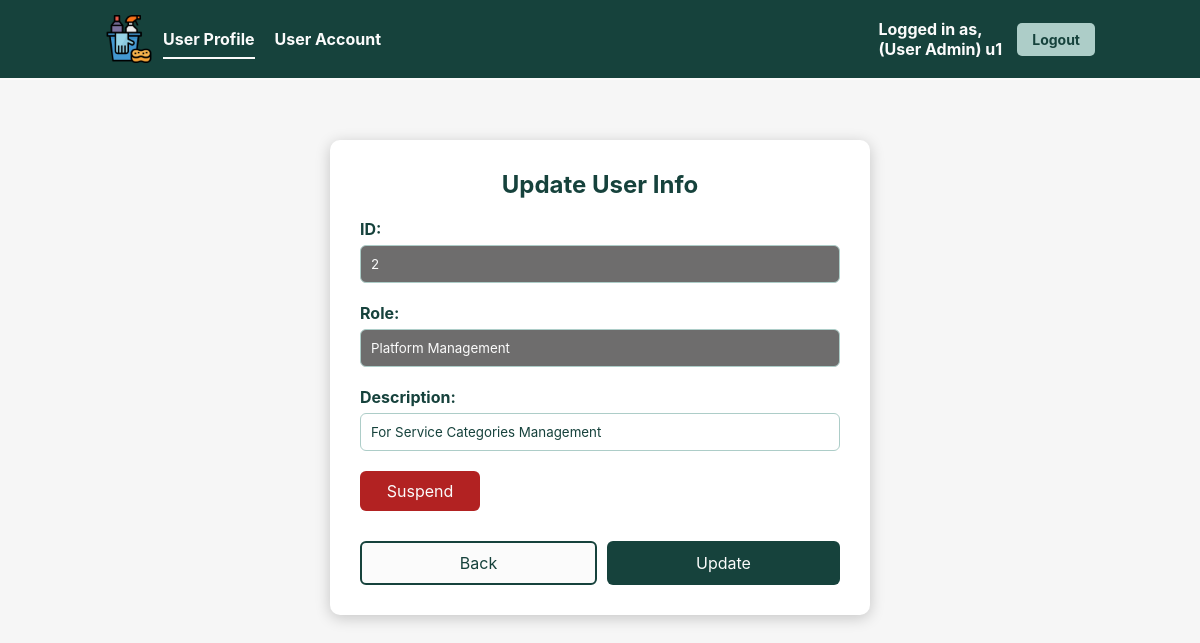
/updateUserProfile.php?id=2 (signed in), run on an earlier commit of the app's database.
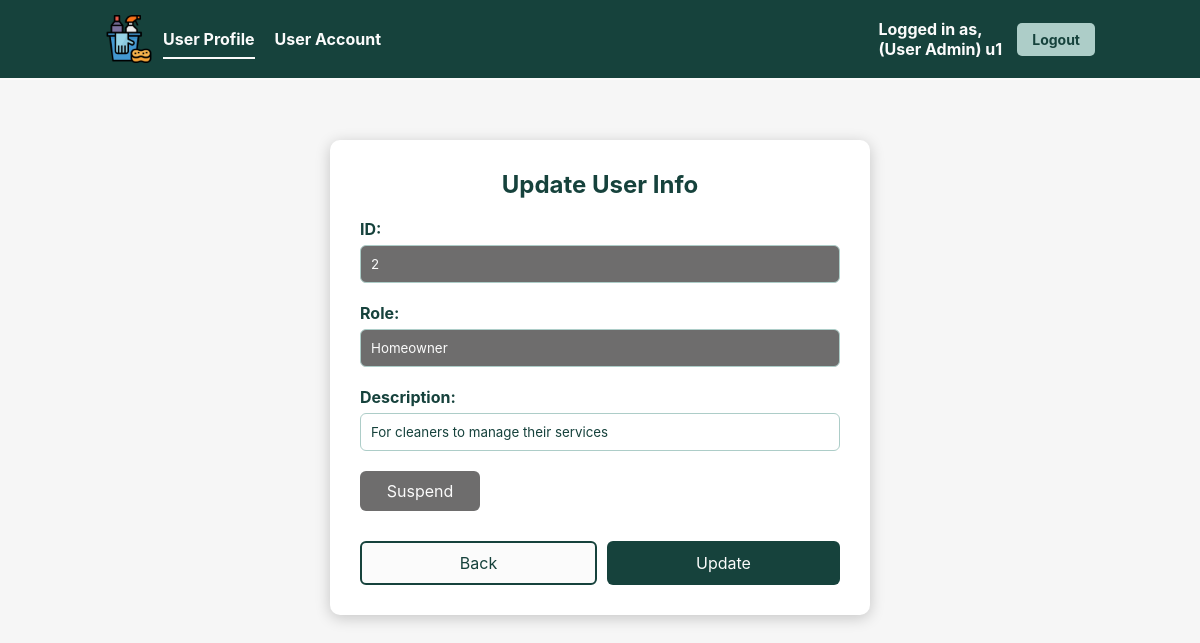
And on a later commit of the database.
### tables this page shows
CREATE TABLE UserProfile (
    `id` INT AUTO_INCREMENT,
    `role` VARCHAR(64) UNIQUE NOT NULL,
    `description` VARCHAR(64) NULL,
    `isSuspend` BOOL NOT NULL DEFAULT 0,
    PRIMARY KEY (`id`)
);

### src/entity/UserProfile.php (called while the page is built, shortened)
<?php
class UserProfile
{
    protected int $id;
    protected string $role;
    protected string $description;
    protected int $isSuspend;
    public function readUserProfile(int $id): ?UserProfile
    {
        $db_handle = new Database();
        $db_conn = $db_handle->getConnection();
        try {
            $stmt = $db_conn->prepare("SELECT * FROM `UserProfile` WHERE `id` = :id");
            $stmt->bindParam(':id', $id);
            $execResult = $stmt->execute();
            if ($execResult) {
                $userProfile = $stmt->fetchObject('UserProfile');
                return $userProfile;
            } else {
                return null;
            }
        } catch (PDOException $e) {
            error_log("Database query failed: " . $e->getMessage());
            unset($db_handle);
            return null;
        }
    }
    public function getId(): int
    {
        return $this->id;
    }
    public function getRole(): string
    {
        return $this->role;
    }
    public function getDescription(): string
    {
        return $this->description;
    }
    public function getSuspendStatus(): int
    {
        return $this->isSuspend;
    }
}

### src/controllers/ViewUserProfileController.php (called while the page is built)
<?php
require_once("/var/www/html/entity/UserProfile.php");
class ViewUserProfileController
{
    private $userProfile;
    public function __construct()
    {
        $this->userProfile = new UserProfile();
    }
    public function readUserProfile(int $id): ?UserProfile
    {
        return $this->userProfile->readUserProfile($id);
    }
}

### src/updateUserProfile.php (the view, shortened to what this page needs)
<?php
require_once 'controllers/ViewUserProfileController.php';
if (isset($_GET['id'])) {
  $controller = new ViewUserProfileController();
  $userProfile = $controller->readUserProfile($_GET['id']);
} else {
  header("Location: viewUserProfile.php");
  exit();
}
?>
<!DOCTYPE html>
<html lang="en">
<head>
  <link rel="stylesheet" href="css/style.css">
</head>
<body>
  <div class="navbar">
    <div class="navbar-left">
      <img src='img/cleaning-logo.png' alt="Cleaning Logo" width='48px' height='48px'/>
      <a href="viewUserProfile.php" class="active">User Profile</a>
      <a href="viewUserAccount.php">User Account</a>
    </div>
    <div class="navbar-right">
      <span class="navbar-right-text">Logged in as,<br/>
        (<?php echo htmlspecialchars($_SESSION["userProfile"]); ?>)
        <?php echo htmlspecialchars($_SESSION["username"]); ?>
      </span>
      <button class="logout-button" onclick="window.location.href='logout.php'">Logout</button>
    </div>
  </div>
  <div class="form-container">
    <h2>Update User Info</h2>
    <br>
    <form action="controllers/UpdateUserProfileController.php" method="post">
      <div class="form-group">
        <label for="id">ID:</label>
        <input type="text"
               id="id"
               name="id"
               value="<?php echo htmlspecialchars($userProfile->getId()); ?>" readonly>
      </div>
      <div class="form-group">
        <label for="role">Role:</label>
        <input type="text"
               id="role"
               name="role"
               value="<?php echo htmlspecialchars($userProfile->getRole()); ?>" readonly>
        <span id='roleValidation' class='text-danger'></span>
      </div>
      <div class="form-group">
        <label for="description">Description:</label>
        <input type="text"
               id="description"
               name="description"
               value="<?php echo htmlspecialchars($userProfile->getDescription()); ?>" required>
        <span id='descValidation' class='text-danger'></span>
      </div>
      <?php if ($userProfile->getSuspendStatus() == 1) { ?>
        <div class="form-group">
        <button type="button" class="suspend-button-disabled" disabled>Suspend</button>
        </div>
      <?php } else { ?>
        <div class="form-group">
        <button type="button" class="suspend-button" onclick="suspendButtonClicked()">Suspend</button>
        </div>
      <?php } ?>
      <div class="submit-row">
        <button type="button"
                onclick='window.location.href="viewUserProfile.php"'
                class="back-button">Back</button>
        <button type="submit" id="submit-button" class="submit-button">Update</button>
      </div>
    </form>
  </div>
</body>
</html>

What changed in the data, as far as the page shows it:
changed userprofile id 2: role "Platform Management" → "Homeowner"; description "For Service Categories Management" → "For cleaners to manage their services"; isSuspend 0 → 1 (drawn)
